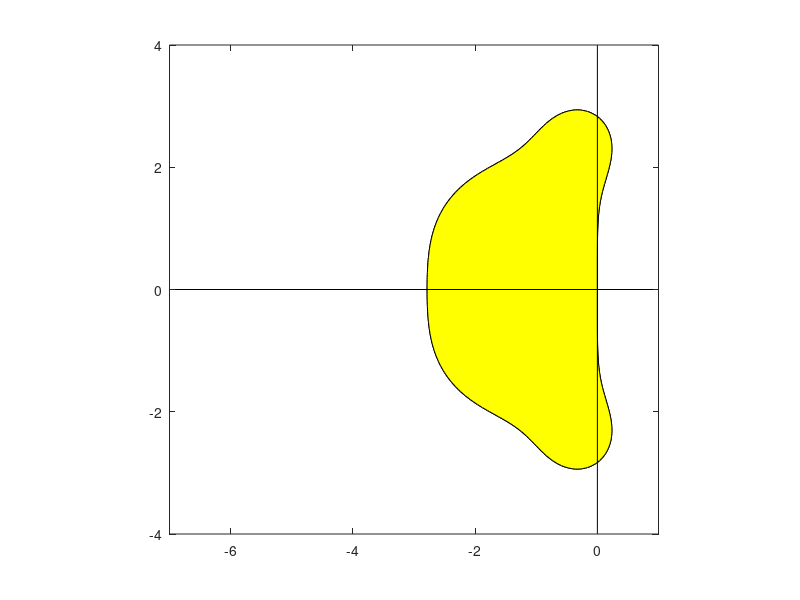
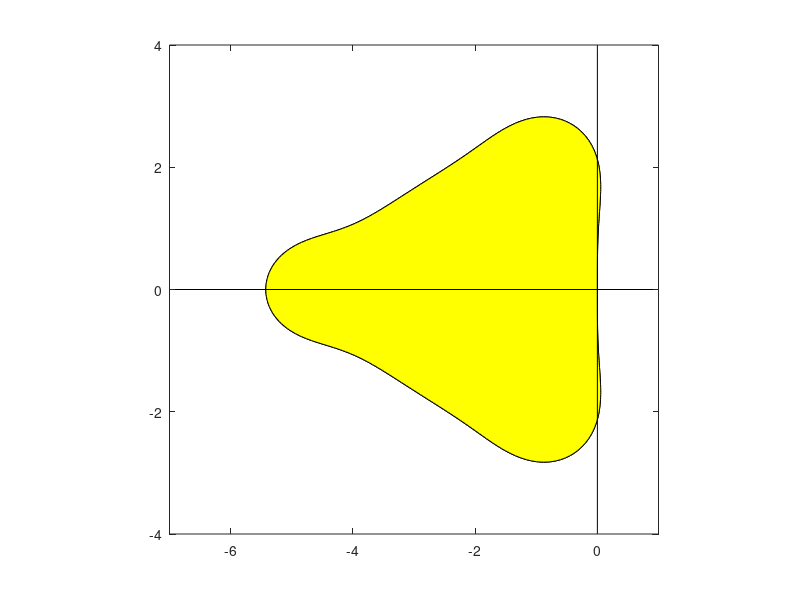
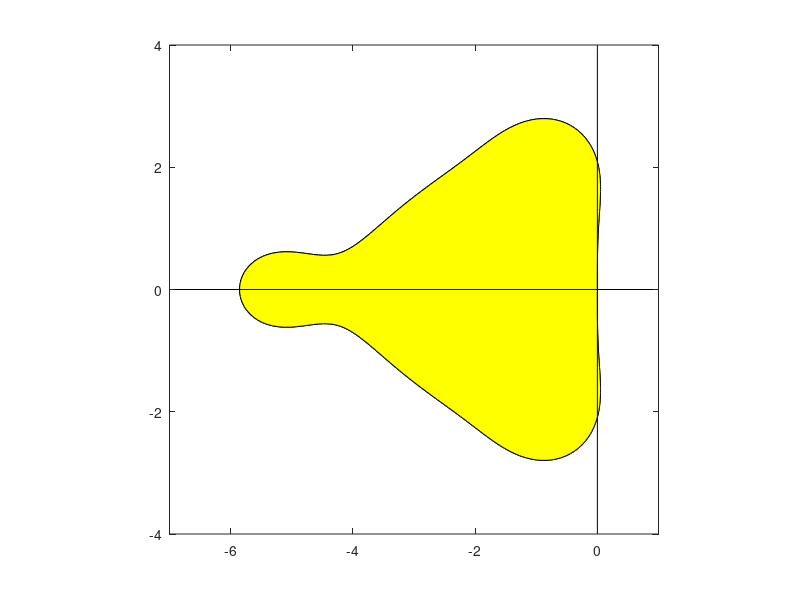
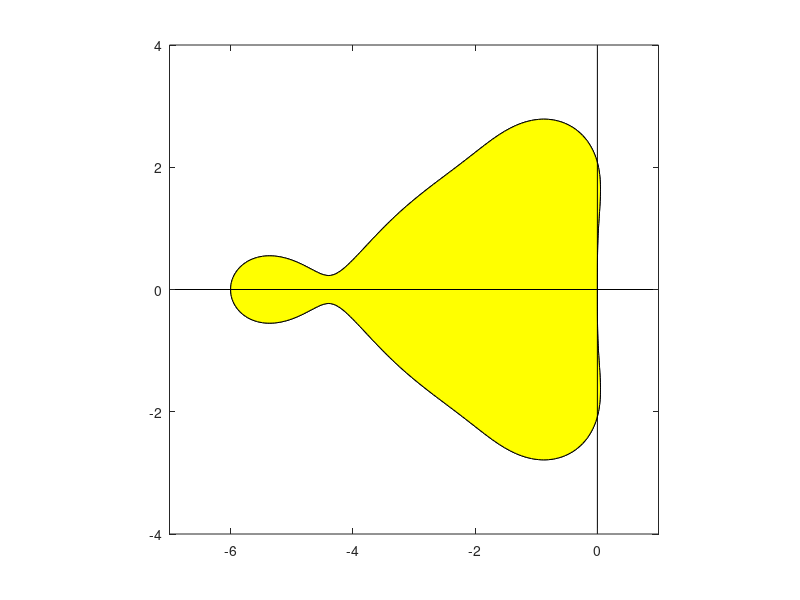

Reproduce these figures in MATLAB, in order.
% script <a href="matlab:StabContours">StabTest</a>
% Plot stability contours of several ODE marching methods in the complex plane lambda*h.
% See <a href="matlab:NRweb">Numerical Renaissance: simulation, optimization, & control</a>, Section 10.2.1.
% Part of <a href="matlab:help NRC">Numerical Renaissance Codebase 1.0</a>, <a href="matlab:help NRchap10">Chapter 10</a>; please read the <a href="matlab:help NRcopyleft">copyleft</a>.

clear; Np=201; V=[1 1.0000000001]; close all; n=[1/24 1/50 1/53 1/54 1/55 1/56 1/60];
B=[ -7; 1; -4; 4]; % region in the sigma plane to plot the stability boundary

for k=1:length(n); clear sig
    LR(:,1)=[B(1):(B(2)-B(1))/(Np-1):B(2)]'; LI(:,1)=[B(3):(B(4)-B(3))/(Np-1):B(4)]';
  for j=1:Np, for i=1:Np,  L=LR(j)+sqrt(-1)*LI(i);
    sig(i,j)=abs(1+L+L^2/2+L^3/6+n(k)*L^4);
  end, end
  figure(k), contourf(LR,LI,1./sig,V,'k-'), colormap autumn, axis('square'), hold on
  plot([B(1) B(2)],[0,0],'k-'), plot([0,0],[B(3) B(4)],'k-')
  z=-7:.01:0; sig=(1+z+z.^2/2+z.^3/6+n(k)*z.^4);
  figure(10), if n(k)<1/54, s='k--'; elseif n(k)>1/54, s='k-.'; else, s='k-'; end
  plot(z,sig,s); hold on;
end
figure(10), plot([-7 0],[1 1],'k--',[-7 0],[-1 -1],'k--'); axis([-7 0 -2 2]); 


% end script StabTest
